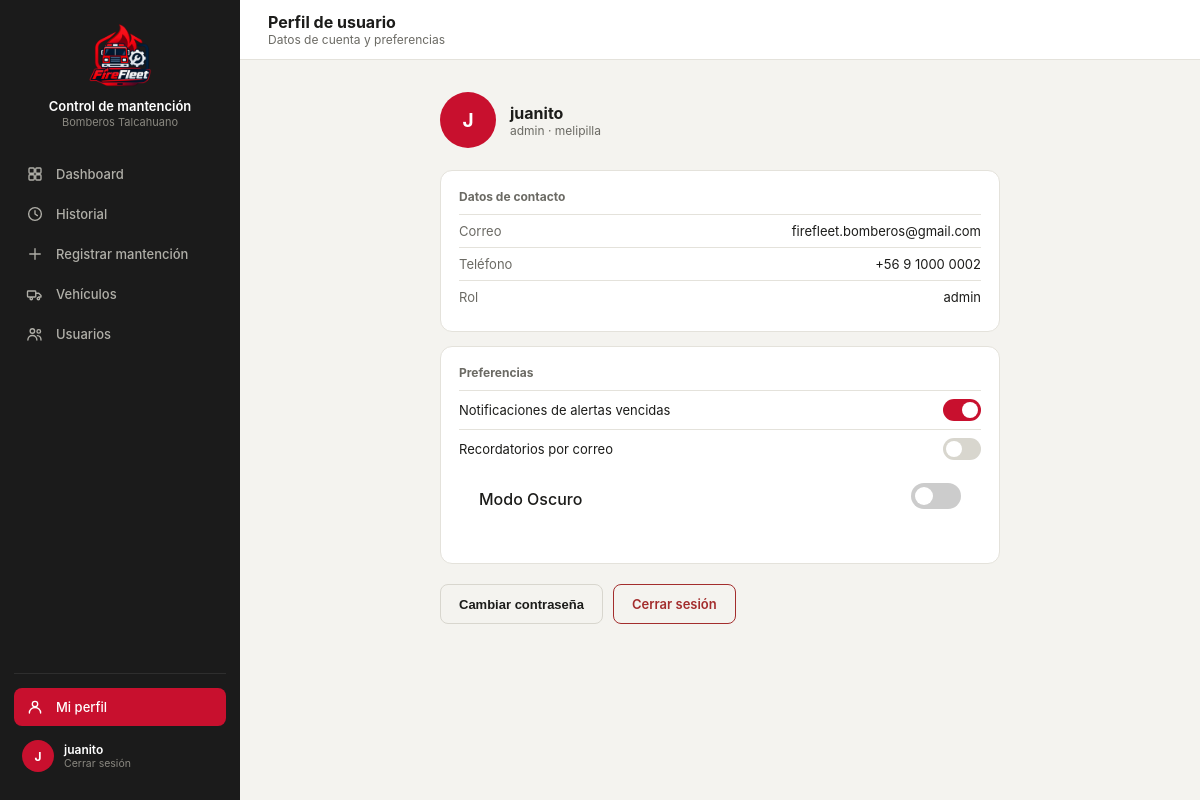
The app's page /perfil/ (signed in) with its own data.
### core/models.py (models this page shows, shortened)
class Usuario(models.Model):
    id_user = models.AutoField(primary_key=True)
    user = models.OneToOneField(User, on_delete=models.CASCADE, related_name="perfil", null=True, blank=True)
    nombre = models.CharField(max_length=120)
    rol = models.CharField(max_length=50)
    id_compania = models.ForeignKey(
        Compania, on_delete=models.SET_NULL, null=True, blank=True,
        db_column="id_compania", related_name="usuarios",
    )
    email = models.EmailField(unique=True, null=True, blank=True)
    telefono = models.CharField(max_length=30, blank=True, default='')
    codigo_2fa = models.CharField(max_length=6, blank=True, null=True)
    expiracion_2fa = models.DateTimeField(blank=True, null=True)
    class Meta:
        db_table = "usuario"

class Compania(models.Model):
    id_comp = models.AutoField(primary_key=True)
    nombre = models.CharField(max_length=100)
    direccion = models.CharField(max_length=200, blank=True, db_column="dirección")
    telefono = models.CharField(max_length=20, blank=True, db_column="teléfono")
    class Meta:
        db_table = "compania"
        verbose_name_plural = "Compañías"
    def __str__(self):
        return self.nombre

### core/views.py (the view)
# urls.py: path('perfil/', views.perfil, name='perfil'),
@login_required(login_url='index')
def perfil(request):
    perfil_usuario, current_user_data = _datos_usuario_actual(request)
    current_user_data['email'] = request.user.email
    current_user_data['telefono'] = perfil_usuario.telefono if perfil_usuario else ''
    return render(request, 'core/perfil.html', {'current_user': current_user_data})

### core/views.py (called while the page is built)
def _datos_usuario_actual(request):
    perfil_usuario = getattr(request.user, 'perfil', None)
    is_admin = request.user.is_superuser or bool(
        perfil_usuario and (perfil_usuario.rol or '').lower() == 'administrador'
    )
    if perfil_usuario:
        nombre = perfil_usuario.nombre
        rol = perfil_usuario.rol
        comp = str(perfil_usuario.id_compania) if perfil_usuario.id_compania else 'Sin Compañía'
    else:
        nombre = request.user.get_full_name() or request.user.username
        rol = ''
        comp = 'Sin Compañía'
    return perfil_usuario, {
        'name': nombre,
        'rol': rol,
        'comp': comp,
        'initials': ''.join([palabra[0].upper() for palabra in nombre.split()[:2]]) or '??',
        'isAdmin': is_admin,
    }

### core/templates/core/perfil.html (shortened to what this page needs)
{% load static %}
<!DOCTYPE html>
<html lang="es">
<head>
<link rel="stylesheet" href="https://cdnjs.cloudflare.com/ajax/libs/tabler-icons/2.44.0/iconfont/tabler-icons.min.css">
<link rel="stylesheet" href="{% static 'styles.css' %}">
</head>
<body>
<div class="layout">
  <div class="sidebar">
    <div class="sidebar-brand">
      <div class="logo"><img src="{% static 'imagenes/logo2.png' %}" alt="Logo Control de mantención"></div>
      <div><p class="t1">Control de mantención</p><p class="t2">Bomberos Talcahuano</p></div>
    </div>
    <a class="nav-item" href="{% url 'dashboard' %}">Dashboard</a>
    <a class="nav-item" href="{% url 'historial' %}"><svg class="nav-icon" viewBox="0 0 24 24" fill="none" stroke="currentColor" stroke-width="1.8" stroke-linecap="round" stroke-linejoin="round"><circle cx="12" cy="12" r="8.5"/><polyline points="12 7.5 12 12 15.2 14.2"/></svg>Historial</a>
    <a class="nav-item" href="{%  url 'registrar'  %}"><svg class="nav-icon" viewBox="0 0 24 24" fill="none" stroke="currentColor" stroke-width="1.8" stroke-linecap="round" stroke-linejoin="round"><line x1="12" y1="5" x2="12" y2="19"/><line x1="5" y1="12" x2="19" y2="12"/></svg>Registrar mantención</a>
        <a class="nav-item nav-vehiculos" href="{% url 'vehiculos' %}" style="display:none;"><svg class="nav-icon" viewBox="0 0 24 24" fill="none" stroke="currentColor" stroke-width="1.8" stroke-linecap="round" stroke-linejoin="round"><rect x="2" y="8" width="11" height="8" rx="1"/><path d="M13 11h4l3 3v2h-3"/><circle cx="7" cy="18" r="1.6"/><circle cx="16.5" cy="18" r="1.6"/></svg>Vehículos</a>
<a class="nav-item nav-usuarios" href="{% url 'usuarios' %}" style="display:none;"><svg class="nav-icon" viewBox="0 0 24 24" fill="none" stroke="currentColor" stroke-width="1.8" stroke-linecap="round" stroke-linejoin="round"><circle cx="8.5" cy="8" r="3"/><path d="M2.5 20c0-3.6 2.7-6 6-6s6 2.4 6 6"/><circle cx="17" cy="8.5" r="2.4"/><path d="M15.2 14.2c2.7 0.2 4.8 2.3 4.8 5.8"/></svg>Usuarios</a>
    <div class="sidebar-footer">
                <a class="nav-item active" href="{% url 'perfil' %}"><svg class="nav-icon" viewBox="0 0 24 24" fill="none" stroke="currentColor" stroke-width="1.8" stroke-linecap="round" stroke-linejoin="round"><circle cx="12" cy="8" r="3.6"/><path d="M4.5 20c0-4.1 3.4-7.4 7.5-7.4s7.5 3.3 7.5 7.4"/></svg>Mi perfil</a>
    <a class="sidebar-user" href="{% url 'logout' %}" style="margin-top:6px; text-decoration:none;">
        <div class="av"> {{ current_user.initials }}
</div>
        <div><p class="name">{{ current_user.name }}</p><p class="role">Cerrar sesión</p></div>
      </a>
    </div>
  </div>
  <div class="main">
    <div class="topbar">
      <div style="display:flex; align-items:center; gap:12px;">
        <div><h2>Perfil de usuario</h2><p class="crumb">Datos de cuenta y preferencias</p></div>
      </div>
    </div>
    <div class="content">
      <div style="max-width:560px; margin:0 auto;">
        <div style="display:flex; align-items:center; gap:14px; margin-bottom:22px;">
          <div style="width:56px; height:56px; border-radius:50%; background:var(--red); display:flex; align-items:center; justify-content:center; color:#fff; font-size:19px; font-weight:700;"> {{ current_user.initials }}</div>
          <div><p style="font-size:16px; font-weight:700; margin:0;"> {{ current_user.name }}</p><p style="font-size:12px; color:var(--text2); margin:0;">{{ current_user.rol }} · {{ current_user.comp }}</p></div>
        </div>
        <div class="card" style="margin-bottom:14px;">
          <p style="font-size:12px; color:var(--text2); margin:0 0 10px; font-weight:700;">Datos de contacto</p>
          <div style="display:flex; justify-content:space-between; padding:8px 0; border-top:1px solid var(--border); font-size:13px;"><span style="color:var(--text2);">Correo</span><span>{{ current_user.email|default:"Sin registrar" }}</span></div>
          <div style="display:flex; justify-content:space-between; padding:8px 0; border-top:1px solid var(--border); font-size:13px;"><span style="color:var(--text2);">Teléfono</span><span>{{ current_user.telefono|default:"Sin registrar" }}</span></div>
          <div style="display:flex; justify-content:space-between; padding:8px 0; border-top:1px solid var(--border); font-size:13px;"><span style="color:var(--text2);">Rol</span><span>{{ current_user.rol }}</span></div>
        </div>
        <div class="card" style="margin-bottom:20px;">
          <p style="font-size:12px; color:var(--text2); margin:0 0 10px; font-weight:700;">Preferencias</p>
          <div style="display:flex; justify-content:space-between; align-items:center; padding:8px 0; border-top:1px solid var(--border); font-size:13px;">
            <span>Notificaciones de alertas vencidas</span>
            <div style="width:38px; height:22px; border-radius:20px; background:var(--red); position:relative;"><div style="width:16px; height:16px; border-radius:50%; background:#fff; position:absolute; top:3px; right:3px;"></div></div>
          </div>
          <div style="display:flex; justify-content:space-between; align-items:center; padding:8px 0; border-top:1px solid var(--border); font-size:13px;">
            <span>Recordatorios por correo</span>
            <div style="width:38px; height:22px; border-radius:20px; background:#D8D6CE; position:relative;"><div style="width:16px; height:16px; border-radius:50%; background:#fff; position:absolute; top:3px; left:3px;"></div></div>
          </div>
          <div class="dark-mode-setting" style="display: flex; align-items: center; justify-content: space-between; padding: 15px 20px; background: var(--card-bg, #fff); border-radius: 8px; margin-bottom: 15px;">
    <span style="font-weight: 500;">Modo Oscuro</span>
    <label class="switch" style="position: relative; display: inline-block; width: 50px; height: 26px;">
      <span class="slider" style="position: absolute; cursor: pointer; top: 0; left: 0; right: 0; bottom: 0; background-color: #ccc; transition: .4s; border-radius: 34px;"></span>
    </label>
</div>
        </div>
        <div style="display:flex; gap:10px;">
          <button class="btn-secondary">Cambiar contraseña</button>
          <a class="btn-secondary" style="border-color:#A32D2D; color:#A32D2D; display:inline-flex; align-items:center;" href="{% url 'logout' %}">Cerrar sesión</a>
        </div>
      </div>
    </div>
  </div>
</div>
</body>
</html>

### core/static/styles.css (style rules this page uses)
:root { --red:#C8102E; --dark:#212121; --darker:#181818; --sidebar-bg:#1B1B1B; --sidebar-hover:#2A2A2A; --input-bg:#fff; --input-border:#D8D6CE; --muted:#8A8880; --amber:#854F0B; --amber-bg:#FDECC8; --green:#0F6E56; --green-bg:#DCEEE8; --danger:#A32D2D; --danger-bg:#F6DCDC; --surface1:#F4F3EF; --surface2:#FFFFFF; --border:#E4E2DB; --text1:#1C1C1A; --text2:#6B6A64; }
* { box-sizing:border-box; -webkit-tap-highlight-color:transparent; }
body { margin:0; font-family:-apple-system,BlinkMacSystemFont,"Segoe UI",Roboto,Helvetica,Arial,sans-serif; background:var(--surface1); color:var(--text1); min-height:100vh; }
.layout { display:flex; min-height:100vh; }
.sidebar { width:240px; background:var(--sidebar-bg); flex-shrink:0; display:flex; flex-direction:column; padding:20px 14px; position:sticky; top:0; height:100vh; }
.sidebar-brand { display:flex; flex-direction:column; align-items:center; text-align:center; gap:10px; padding:4px 8px 26px; }
.sidebar-brand .logo { width:64px; height:64px; display:flex; align-items:center; justify-content:center; flex-shrink:0; overflow:hidden; }
.sidebar-brand .logo img { width:100%; height:100%; object-fit:contain; display:block; }
.sidebar-brand .t1 { color:#fff; font-size:13px; font-weight:600; margin:0; line-height:1.3; }
.sidebar-brand .t2 { color:#8A8880; font-size:11px; margin:0; }
.nav-item { display:flex; align-items:center; gap:12px; padding:10px 12px; border-radius:8px; color:#B0AFA8; font-size:13px; font-weight:500; cursor:pointer; border:none; background:none; width:100%; text-align:left; margin-bottom:2px; text-decoration:none; }
.nav-item .nav-icon { width:18px; height:18px; flex-shrink:0; }
.nav-item.active { background:var(--red); color:#fff; }
.sidebar-footer { margin-top:auto; padding-top:14px; border-top:1px solid #2E2E2E; }
.sidebar-user { display:flex; align-items:center; gap:10px; padding:8px; border-radius:8px; cursor:pointer; }
.sidebar-user .av { width:32px; height:32px; border-radius:50%; background:var(--red); display:flex; align-items:center; justify-content:center; color:#fff; font-size:12px; font-weight:700; flex-shrink:0; }
.sidebar-user .name { color:#fff; font-size:12px; font-weight:600; margin:0; }
.sidebar-user .role { color:#8A8880; font-size:10.5px; margin:0; }
.main { flex:1; min-width:0; }
.topbar { height:60px; background:var(--surface2); border-bottom:1px solid var(--border); display:flex; align-items:center; justify-content:space-between; padding:0 28px; position:sticky; top:0; z-index:10; }
.topbar h2 { font-size:16px; font-weight:700; margin:0; }
.topbar .crumb { font-size:12px; color:var(--text2); margin:0; }
.content { padding:28px 32px; max-width:1200px; margin:0 auto; }
.card { background:var(--surface2); border:1px solid var(--border); border-radius:12px; padding:18px; }
.btn-secondary { background:transparent; border:1px solid var(--input-border); color:var(--text1); height:40px; padding:0 18px; border-radius:8px; font-weight:600; font-size:13px; cursor:pointer; display:inline-flex; align-items:center; justify-content:center; }
label { display:block; font-size:12px; color:var(--text2); margin-bottom:6px; font-weight:600; }
a.btn-primary, a.btn-secondary { text-decoration:none; justify-content:center; }
.content { padding: 32px; flex: 1; }

### core/templates/core/perfil.html (style rules this page uses)
.slider:before { position: absolute; content: ""; height: 18px; width: 18px; left: 4px; bottom: 4px; background-color: white; transition: .4s; border-radius: 50%; }

### records on screen
Usuario: name "juanito", rol "admin", telefono "+56 9 1000 0002"
Compania: comp "melipilla"

### other values on screen
{{ current_user.initials }} "J"
{{ current_user.email|default:"Sin registrar" }} "firefleet.bomberos@gmail.com"
